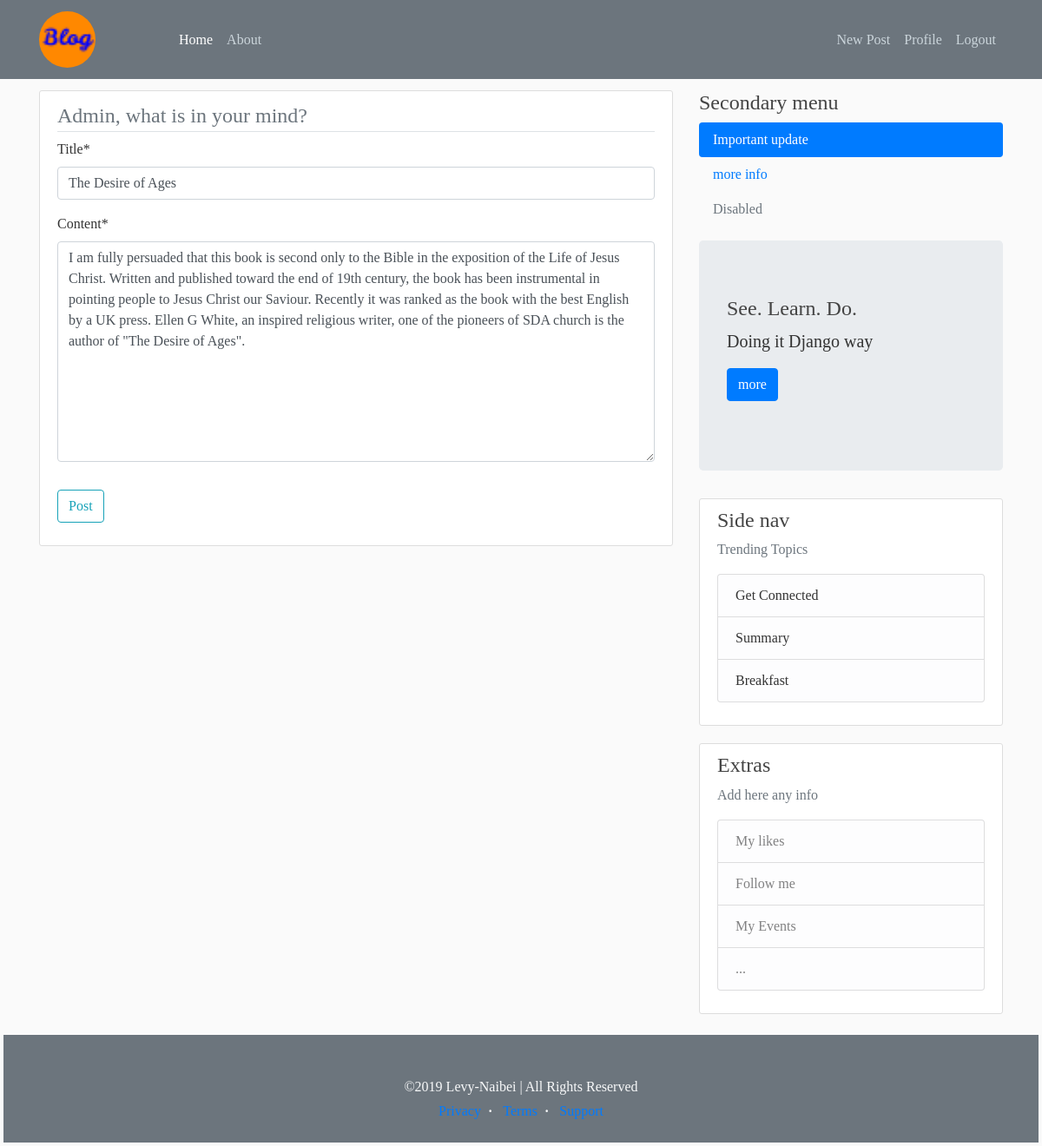
Screenshot of /post/10/update/ (signed in) with the database file from the repository.
### blog/models.py (models this page shows, shortened)
class Post(models.Model):
	title = models.CharField(max_length=80)
	content = models.TextField()
	date_posted = models.DateTimeField(default=timezone.now)
	author = models.ForeignKey(User, on_delete=models.CASCADE)

### blog/views.py (the view, shortened to what this page needs)
# urls.py: path('post/<int:pk>/update/', PostUpdateView.as_view(), name='post-update'),
class PostUpdateView(LoginRequiredMixin, UserPassesTestMixin, UpdateView):
	model = Post
	fields = ['title', 'content']
	def test_func(self):
		post = self.get_object()
		if self.request.user == post.author:
			return True
		return False

### blog/templates/blog/post_form.html (shortened to what this page needs)
{% extends "blog/base.html" %}
{% load crispy_forms_tags %}
{% block content %}
    <div class="content-section">
        <form method="POST" enctype="multipart/form-data">
            <fieldset class="form-group">
                <legend class="border-bottom mb-2 text-muted"> {{user.username}}, what is in your mind?</legend>
                {{form|crispy}}
            </fieldset>
            <div class="form-group">
                <button class="btn btn-outline-info" type="submit">Post</button>
            </div>
        </form>
    </div>
{% endblock%}

### blog/static/blog/style.css (style rules this page uses)
body { background: #fafafa; color: #333333; margin-top: 5rem; font-family: initial; }
.content-section { background: #ffffff; padding: 10px 20px; border: 1px solid #dddddd; border-radius: 3px; margin-bottom: 20px; }

### rows the page displays
Post: title "The Desire of Ages", content "I am fully persuaded that this book is second only to the Bible in the exposition of the Life of Jesus Christ. Written and published toward the end of 19th century, the book has been instrumental in pointing people to Jesus Christ our Saviour. Recently it was ranked as the book with the best English by a UK press. Ellen G White, an inspired religious writer, one of the pioneers of SDA church is the author of \"The Desire of Ages\"."

### other values shown
{{ user.username }} "Admin"
